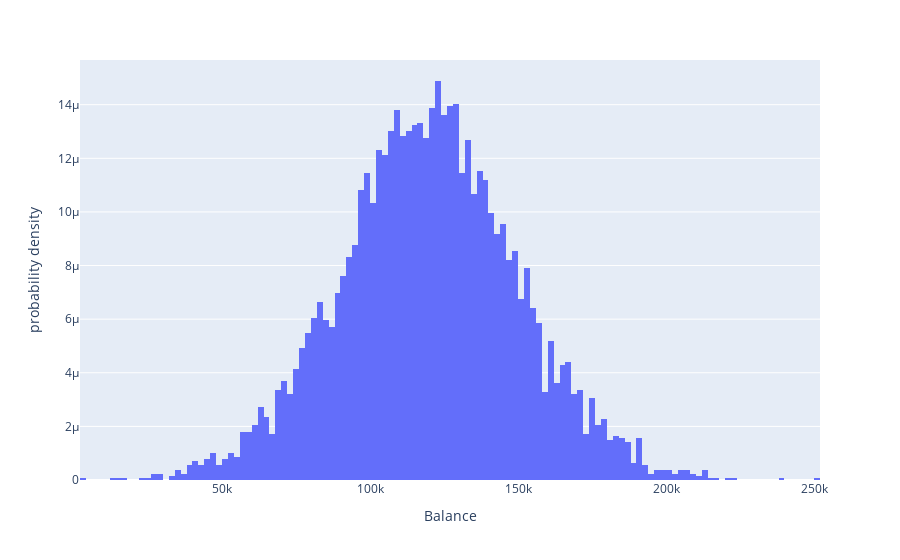

Here is the notebook cell this chart was saved with:
### Markdown cell above
Задание 9.2

### Code cell
churn_new = churn_data[churn_data.Balance > 2500] # фильтруем баланс
fig = plt.figure(figsize=(16, 2))
boxplot = sns.boxplot(data=churn_new, x='Balance', y='Gender')
boxplot.set_title('соотношение баланса по полу', fontsize=10)
boxplot.set_xlabel('Баланс')
boxplot.set_ylabel('Пол клиента')

fig = px.histogram(churn_new, x="Balance", histnorm='probability density')
fig.show()

### Figure 1 — Plotly figure (JSON) as saved in the notebook; plotly's stock layout.template omitted (floating-point values rounded to 4 significant figures; data arrays with more than 128 entries replaced by an {"elided": "..."} marker saying what was removed)
{"data": [{"alignmentgroup": "True", "bingroup": "x", "histnorm": "probability density", "hovertemplate": "Balance=%{x}<br>probability density=%{y}<extra></extra>", "legendgroup": "", "marker": {"color": "#636efa", "pattern": {"shape": ""}}, "name": "", "offsetgroup": "", "orientation": "v", "showlegend": false, "type": "histogram", "x": {"elided": "6383 float values"}, "xaxis": "x", "yaxis": "y"}], "layout": {"barmode": "relative", "legend": {"tracegroupgap": 0}, "margin": {"t": 60}, "xaxis": {"anchor": "y", "domain": [0, 1], "title": {"text": "Balance"}}, "yaxis": {"anchor": "x", "domain": [0, 1], "title": {"text": "probability density"}}}}
